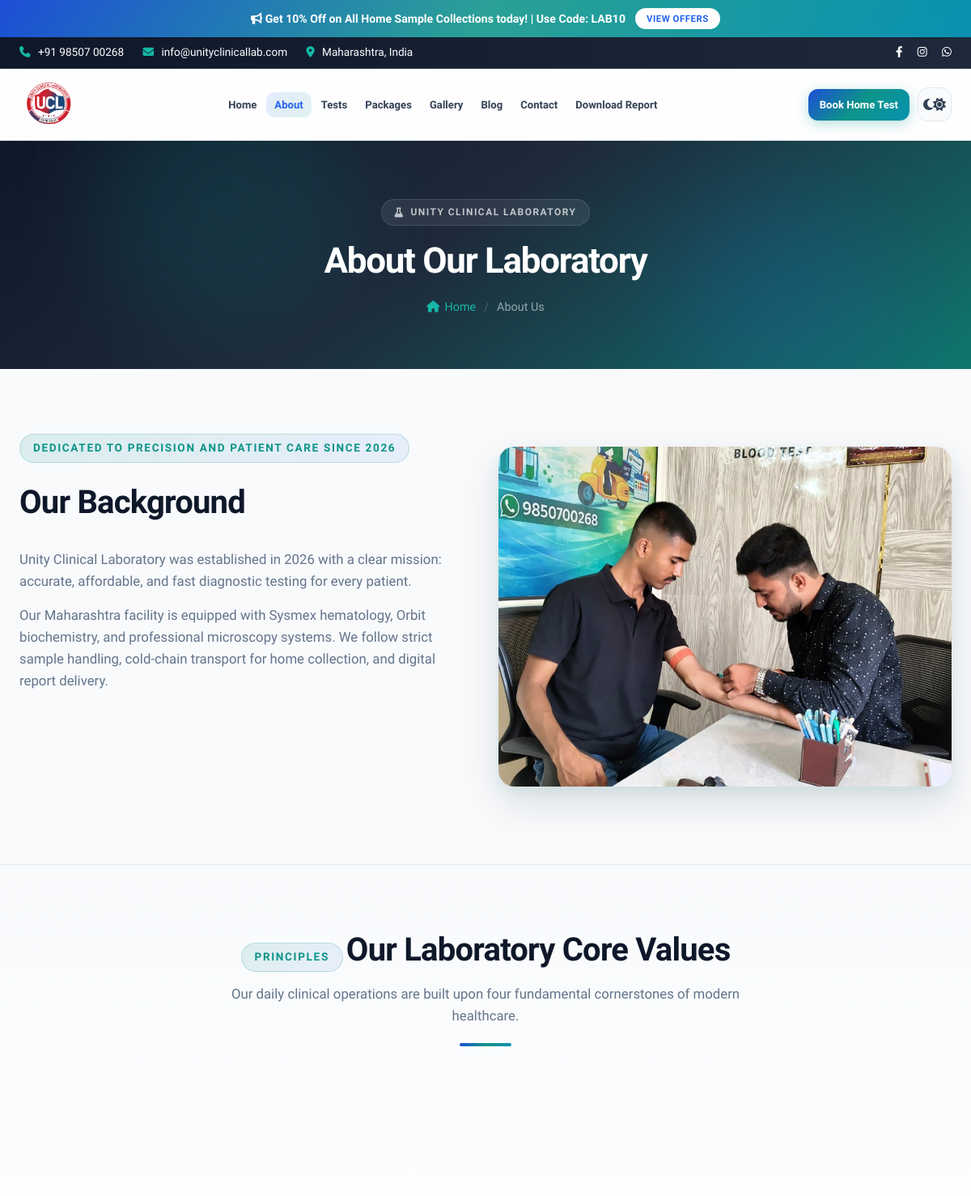
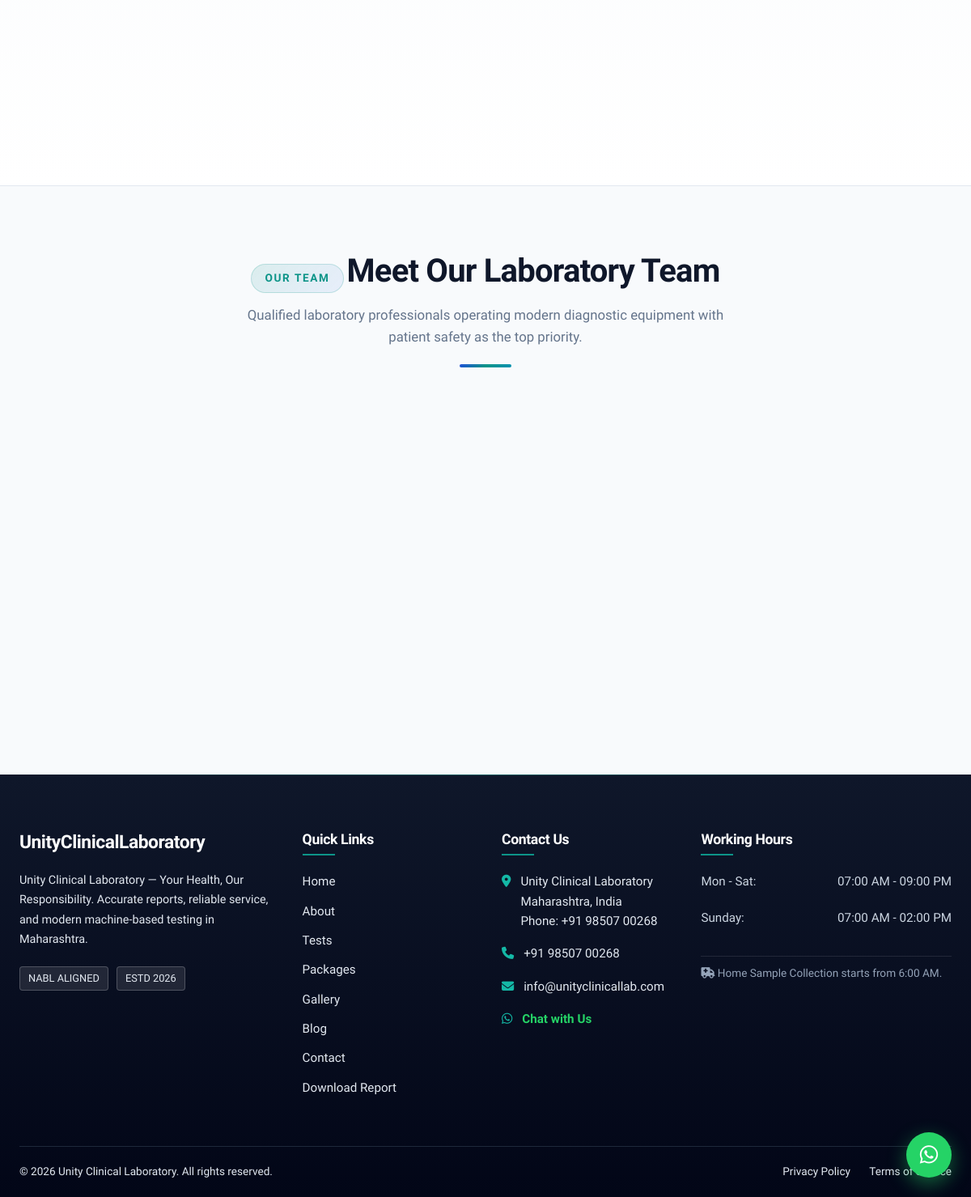
Page /about.php on the committed database (2 pictures, top to bottom).
### tables this page shows
CREATE TABLE cms_settings (
        key TEXT PRIMARY KEY,
        value TEXT NOT NULL
    );

CREATE TABLE cms_menu (
        id INTEGER PRIMARY KEY AUTOINCREMENT,
        title TEXT NOT NULL,
        url TEXT NOT NULL,
        sequence INTEGER NOT NULL,
        is_active INTEGER DEFAULT 1,
        is_cta INTEGER DEFAULT 0
    );

CREATE TABLE cms_pages (
        id INTEGER PRIMARY KEY AUTOINCREMENT,
        slug TEXT UNIQUE NOT NULL,
        filename TEXT NOT NULL,
        nav_key TEXT,
        page_heading TEXT NOT NULL,
        breadcrumb_label TEXT NOT NULL,
        meta_title TEXT,
        meta_description TEXT,
        content_tag TEXT,
        content_title TEXT,
        content_description TEXT,
        is_active INTEGER DEFAULT 1,
        sequence INTEGER DEFAULT 0
    , meta_keywords TEXT, og_image TEXT, page_body TEXT, robots_noindex INTEGER DEFAULT 0, sitemap_changefreq TEXT DEFAULT 'monthly', sitemap_priority TEXT DEFAULT '0.5', include_in_sitemap INTEGER DEFAULT 1);

CREATE TABLE cms_page_blocks (
        id INTEGER PRIMARY KEY AUTOINCREMENT,
        page_slug TEXT NOT NULL,
        block_type TEXT NOT NULL,
        title TEXT,
        subtitle TEXT,
        content TEXT,
        image_path TEXT,
        icon TEXT,
        sequence INTEGER DEFAULT 0,
        is_active INTEGER DEFAULT 1
    );

### about.php (the view, shortened to what the rows shown need)
<?php
include 'includes/db.php';
$page = cmsPage($cms_pages, 'about', [
    'meta_title' => 'About Us | Accreditations & Quality Standards',
    'meta_description' => 'Unity Clinical Laboratory is an ISO 9001:2015 and NABL aligned diagnostic pathology lab committed to accurate diagnostics, run by certified pathologists.',
]);
$active_nav = 'about';
include 'includes/header.php';
$blocks = cmsPageBlocks($db, 'about');
$intro = cmsPageBlocksByType($blocks, 'intro')[0] ?? null;
$badges = cmsPageBlocksByType($blocks, 'badge');
$headers = cmsPageBlocksByType($blocks, 'header');
$features = cmsPageBlocksByType($blocks, 'feature');
$team = cmsPageBlocksByType($blocks, 'team');
$valuesHeader = $headers[0] ?? null;
$teamHeader = $headers[1] ?? null;
?>
<?php renderPageHeader($page, 'About Our Laboratory', 'About Us'); ?>
<section class="section-padding">
    <div class="container">
        <div class="grid-2 align-center reveal">
            <div>
                <?php if ($intro): ?>
                    <?php if (!empty($intro['subtitle'])): ?><span class="section-tag"><?php echo htmlspecialchars($intro['subtitle']); ?></span><?php endif; ?>
                    <h2 class="section-title" style="text-align:left;margin-top:12px;"><?php echo htmlspecialchars($intro['title']); ?></h2>
                    <?php foreach (explode("\n\n", (string) $intro['content']) as $para): ?>
                        <?php if (trim($para) !== ''): ?><p class="section-desc" style="text-align:left;margin:16px 0;"><?php echo htmlspecialchars(trim($para)); ?></p><?php endif; ?>
                    <?php endforeach; ?>
                <?php endif; ?>
                <?php if (!empty($badges)): ?>
                <div class="reveal-stagger" style="display:flex;gap:15px;margin-top:30px;flex-wrap:wrap;">
                </div>
                <?php endif; ?>
            </div>
            <div>
                <img src="<?php echo htmlspecialchars($intro['image_path'] ?? 'images/gallery/web/blood-collection.jpg'); ?>" alt="Clinical Laboratory Facility" class="about-intro-img">
            </div>
        </div>
    </div>
</section>
<?php if ($valuesHeader || !empty($features)): ?>
<section class="section-padding section-alt">
    <div class="container">
        <div class="section-header">
            <?php if ($valuesHeader): ?>
                <span class="section-tag"><?php echo htmlspecialchars($valuesHeader['title']); ?></span>
                <h2 class="section-title"><?php echo htmlspecialchars($valuesHeader['subtitle']); ?></h2>
                <p class="section-desc max-w-md"><?php echo htmlspecialchars($valuesHeader['content']); ?></p>
            <?php endif; ?>
        </div>
    </div>
</section>
<?php endif; ?>
<?php if ($teamHeader || !empty($team)): ?>
<section class="section-padding">
    <div class="container">
        <div class="section-header">
            <?php if ($teamHeader): ?>
                <span class="section-tag"><?php echo htmlspecialchars($teamHeader['title']); ?></span>
                <h2 class="section-title"><?php echo htmlspecialchars($teamHeader['subtitle']); ?></h2>
                <p class="section-desc max-w-md"><?php echo htmlspecialchars($teamHeader['content']); ?></p>
            <?php endif; ?>
        </div>
    </div>
</section>
<?php endif; ?>
<?php include 'includes/footer.php'; ?>

### includes/header.php (shortened to what the rows shown need)
<?php
function is_item_active($item_url, $active_nav) {
    $current_page = basename($_SERVER['PHP_SELF']);
    if ($current_page === $item_url) {
        return 'active';
    }
    return '';
}
try {
    $menu_items = $db->query('SELECT * FROM cms_menu WHERE is_active = 1 ORDER BY sequence ASC')->fetchAll();
} catch (PDOException $e) {
    $menu_items = [];
}
$social_links = cmsSocialLinks($cms);
$header_logo_width = max(40, min(400, (int) cmsSetting($cms, 'header_logo_width', '240')));
$header_logo_height = max(30, min(200, (int) cmsSetting($cms, 'header_logo_height', '72')));
$header_logo_display_h = min($header_logo_height, 80);
$header_logo_display_w = min($header_logo_width, 280);
$header_logo_style = sprintf(
    '--header-logo-width:%dpx;--header-logo-height:%dpx;--header-logo-display-width:%dpx;--header-logo-display-height:%dpx;--header-logo-width-scrolled:%dpx;--header-logo-height-scrolled:%dpx;--header-logo-aspect:%s;',
    $header_logo_width,
    $header_logo_height,
    $header_logo_display_w,
    $header_logo_display_h,
    (int) round($header_logo_display_w * 0.85),
    (int) round($header_logo_display_h * 0.85),
    $header_logo_display_h > 0 ? round($header_logo_display_w / $header_logo_display_h, 4) : '2'
);
$nav_links = [];
$nav_cta = null;
foreach ($menu_items as $item) {
    if ((int) ($item['is_cta'] ?? 0) === 1) {
        $nav_cta = $item;
    } else {
        $nav_links[] = $item;
    }
}
$_body_class = trim($body_class ?? '');
if (basename($_SERVER['PHP_SELF']) !== 'index.php' && stripos($_body_class, 'page-home') === false) {
    $_body_class = trim($_body_class . ' page-inner');
}
?>
<!DOCTYPE html>
<html lang="en">
<head>
    <link rel="stylesheet" href="css/style.css">
    <link rel="stylesheet" href="css/premium.css">
    <link rel="stylesheet" href="https://cdnjs.cloudflare.com/ajax/libs/font-awesome/6.4.0/css/all.min.css">
</head>
<body class="<?php echo htmlspecialchars($_body_class); ?>">
    <?php if (($cms['header_show_top_bar'] ?? '1') === '1'): ?>
    <div class="top-bar">
        <div class="container">
            <?php if (($cms['header_show_social'] ?? '1') === '1'): ?>
            <div class="top-bar-social">
                <?php foreach ($social_links as $social): ?>
                    <a href="<?php echo htmlspecialchars($social['url']); ?>" target="_blank" rel="noopener noreferrer" aria-label="<?php echo htmlspecialchars($social['label']); ?>"><i class="<?php echo htmlspecialchars($social['icon']); ?>"></i></a>
                <?php endforeach; ?>
            </div>
            <?php endif; ?>
        </div>
    </div>
    <?php endif; ?>
    <header class="site-header" style="<?php echo htmlspecialchars($header_logo_style); ?>">
        <div class="container">
            <nav class="nav-bar" aria-label="Main navigation">
                <div class="nav-bar-center">
                    <ul class="nav-menu" id="navMenu">
                        <?php foreach ($nav_links as $item): ?>
                            <li class="nav-item <?php echo is_item_active($item['url'], $active_nav ?? ''); ?>">
                                <a href="<?php echo htmlspecialchars($item['url']); ?>"><?php echo htmlspecialchars($item['title']); ?></a>
                            </li>
                        <?php endforeach; ?>
                    </ul>
                </div>
                <div class="nav-bar-actions">
                    <?php if ($nav_cta): ?>
                    <a href="<?php echo htmlspecialchars($nav_cta['url']); ?>" class="btn btn-primary nav-header-cta"><?php echo htmlspecialchars($nav_cta['title']); ?></a>
                    <?php endif; ?>
                    <button type="button" class="theme-toggle" aria-label="Toggle dark mode" title="Toggle theme">
                        <i class="fa-solid fa-moon theme-icon-dark"></i>
                        <i class="fa-solid fa-sun theme-icon-light"></i>
                    </button>
                </div>
            </nav>
        </div>
    </header>
    <main id="main-content">

### includes/cms_helpers.php (shortened to what the rows shown need)
<?php
function cmsPageBlocks(PDO $db, string $slug): array
{
    $stmt = $db->prepare('SELECT * FROM cms_page_blocks WHERE page_slug = :slug AND is_active = 1 ORDER BY sequence ASC, id ASC');
    $stmt->execute([':slug' => $slug]);
    return $stmt->fetchAll();
}
function renderPageHeader(array $page, string $fallbackHeading = '', string $fallbackBreadcrumb = ''): void
{
    global $cms;
    $heading = $page['page_heading'] ?? $fallbackHeading;
    $breadcrumb = $page['breadcrumb_label'] ?? $fallbackBreadcrumb;
    $home_label = cmsSetting($cms, 'breadcrumb_home_label', 'Home');
    ?>
    <div class="page-header page-header-premium">
        <div class="container page-header-inner reveal">
            <span class="page-header-tag"><i class="fa-solid fa-flask"></i> <?php echo htmlspecialchars(cmsSetting($cms, 'site_name')); ?></span>
            <h1><?php echo htmlspecialchars($heading); ?></h1>
            <div class="breadcrumb">
                <a href="index.php"><i class="fa-solid fa-house"></i> <?php echo htmlspecialchars($home_label); ?></a>
                <span class="breadcrumb-sep">/</span>
                <span><?php echo htmlspecialchars($breadcrumb); ?></span>
            </div>
        </div>
    </div>
    <?php
}
    ?>
    <?php
function cmsPageBlocksByType(array $blocks, string $type): array
{
    return array_values(array_filter($blocks, static fn($b) => ($b['block_type'] ?? '') === $type));
}
function cmsLogoParts(string $logo_text): array
{
    $logo_text = trim($logo_text);
    $compact = str_replace(' ', '', $logo_text);
    if (preg_match('/^([A-Z][a-z]+)([A-Z][A-Za-z]+)$/', $compact, $matches)) {
        return [$matches[1], $matches[2]];
    }
    return [$logo_text, ''];
}

### includes/footer.php (shortened to what the rows shown need)
<?php
$logo_text = cmsSetting($cms, 'logo_text');
[$logo_main, $logo_span] = cmsLogoParts($logo_text);
?>
    </main>
    <footer class="site-footer">
        <div class="container">
            <div class="footer-grid">
                <div class="footer-brand">
                    <h2><?php echo htmlspecialchars($logo_main); ?><span><?php echo htmlspecialchars($logo_span); ?></span></h2>
                </div>
                <div class="footer-col">
                    <ul class="footer-links">
                        <?php
                        try {
                            $footer_links = $db->query('SELECT title, url FROM cms_menu WHERE is_active = 1 AND is_cta = 0 ORDER BY sequence ASC')->fetchAll();
                        } catch (PDOException $e) {
                            $footer_links = [];
                        }
                        foreach ($footer_links as $fl): ?>
                            <li><a href="<?php echo htmlspecialchars($fl['url']); ?>"><?php echo htmlspecialchars($fl['title']); ?></a></li>
                        <?php endforeach; ?>
                    </ul>
                </div>
            </div>
        </div>
    </footer>
</body>
</html>

### rows in the picture
cms_menu: title "Home"
cms_menu: title "About"
cms_menu: title "Tests"
cms_menu: title "Packages"
cms_menu: title "Gallery"
cms_menu: title "Blog"
cms_menu: title "Contact"
cms_menu: title "Download Report"
cms_menu: title "Book Home Test"
cms_pages: page_heading "About Our Laboratory", breadcrumb_label "About Us"
cms_page_blocks: subtitle "DEDICATED TO PRECISION AND PATIENT CARE SINCE 2026", title "Our Background", content "Unity Clinical Laboratory was established in 2026 with a clear mission: accurate, affordable, and fast diagnostic testing for every patient.", content "Our Maharashtra facility is equipped with Sysmex hematology, Orbit biochemistry, and professional microscopy systems. We follow strict sample handling, cold-chain transport for home collection, and digital report delivery.", image_path (picture)
cms_page_blocks: title "PRINCIPLES", subtitle "Our Laboratory Core Values", content "Our daily clinical operations are built upon four fundamental cornerstones of modern healthcare."
cms_page_blocks: title "OUR TEAM", subtitle "Meet Our Laboratory Team", content "Qualified laboratory professionals operating modern diagnostic equipment with patient safety as the top priority."

### other values in the picture
$cms['top_offer_text'] "Get 10% Off on All Home Sample Collections today! | Use Code: LAB10"
$offer_link_text "VIEW OFFERS"
$support_phone "+91 98507 00268"
$support_email "info@unityclinicallab.com"
$top_bar_location "Maharashtra, India"
cmsSetting($cms, 'site_name') "UNITY CLINICAL LABORATORY"
$home_label "Home"
$logo_main "Unity"
$logo_span "ClinicalLaboratory"
$cms['footer_about'] "Unity Clinical Laboratory — Your Health, Our Responsibility. Accurate reports, reliable service, and modern machine-based testing in Maharashtra."
$badge "NABL ALIGNED"
$badge "ESTD 2026"
cmsSetting($cms, 'footer_col_links_title', 'Quick Links') "Quick Links"
cmsSetting($cms, 'footer_col_contact_title', 'Contact Us') "Contact Us"
$support_address "Unity Clinical Laboratory Maharashtra, India Phone: +91 98507 00268"
